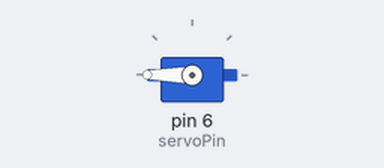
Bench run of a sketch on a simulated Arduino Uno, built with avr-gcc and run on an emulated ATmega328P. On the bench: servo.

Above: at 0.05 s.
At 6.0 s:
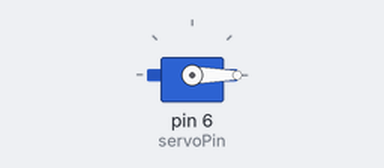
Timing chart, 0 to 7.8 s (numbered marks = the images above):
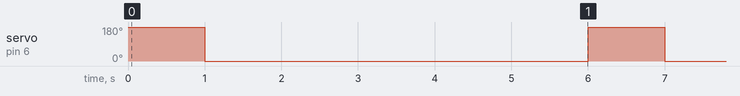

Measured:
- by itself, servo on pin 6 (servoPin): alternates 180° for 1.0 s and 0° for 5.0 s

The sketch:

servo.ino
```cpp
#include <Servo.h>

#define servoPin 6
Servo Servo1;

void setup() {
  // put your setup code here, to run once:
  Servo1.attach(servoPin);
  Servo1.write(0); // initial
}

void loop() {
  servoTap();
  delay(5000);
}


void servoTap ()
{
  Servo1.write(180);
   delay(1000);
   Servo1.write(0);
}
```
